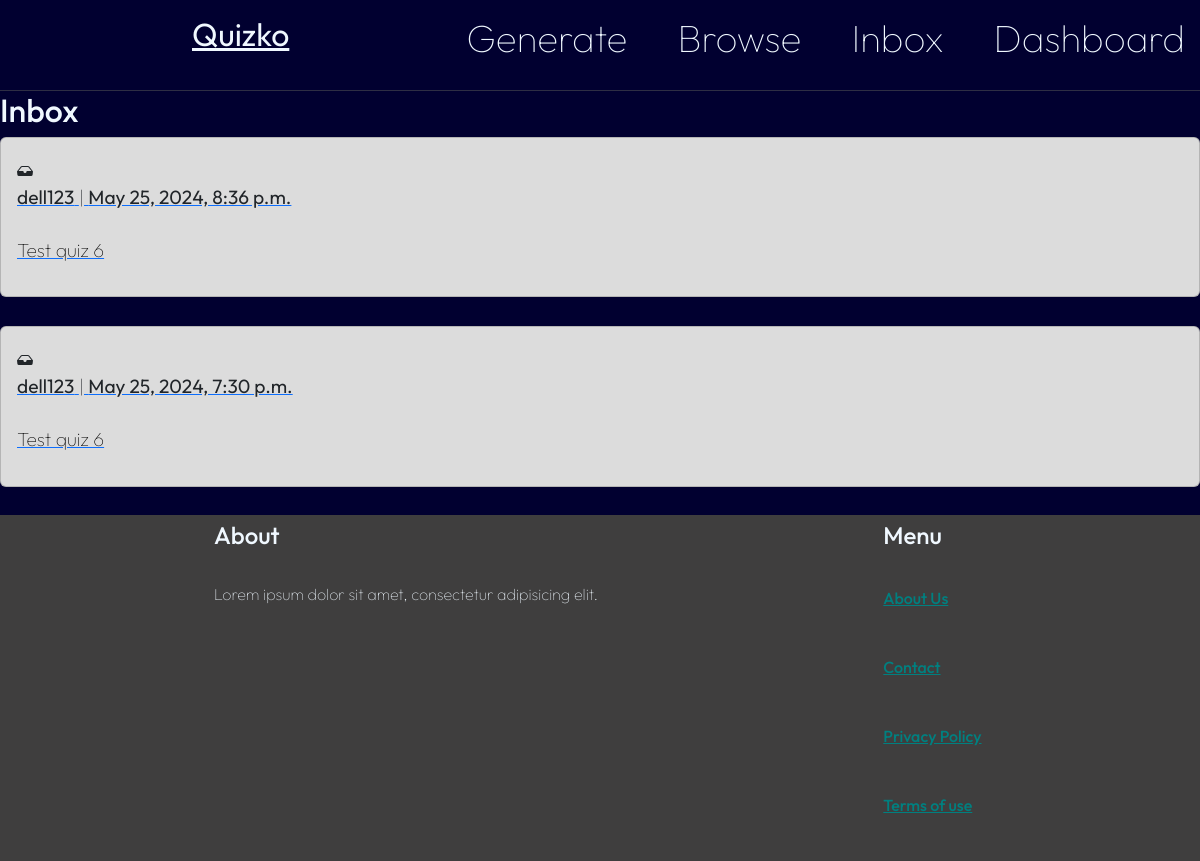
The page /inbox/ (signed in) on the database its author committed.
### conversation/models.py (models this page shows)
class Conversation(models.Model):
  item = models.ForeignKey(Quiz, related_name='conversations', on_delete=models.CASCADE)
  members = models.ManyToManyField(User, related_name='conversations')
  created_at = models.DateTimeField(auto_now_add=True)
  modified_at = models.DateTimeField(auto_now=True)
  class Meta:
    ordering = ('-modified_at',)

### item2/models.py (models this page shows, shortened)
class Quiz(models.Model):
    STATUS_CHOICES = [
        ('ready', 'Ready to use'),
        ('testing', 'Needs testing'),
        ('draft', 'Draft'),
    ]
    title = models.CharField(max_length=255)
    description = models.TextField()
    difficulty = models.CharField(max_length=20)
    time = models.IntegerField(default=0, help_text = "Duration of the quiz in minutes.")
    number_of_questions = models.IntegerField(default=1)
    required_score_to_pass = models.IntegerField(help_text = "required score to pass", default = 0)
    creator = models.ForeignKey(User, on_delete=models.CASCADE)
    created_at = models.DateTimeField(auto_now_add=True)
    status = models.CharField(max_length=20, choices=STATUS_CHOICES, default='draft')
    subject = models.CharField(max_length=100, default='')  # New field for subject
    class Meta:
        verbose_name_plural = 'Quizzes'

### conversation/views.py (the view)
# urls.py: path('inbox/', include('conversation.urls')),
@login_required
def inbox(request):
 conversations = Conversation.objects.filter(members__in=[request.user.id])
 return render(request, 'conversation/inbox.html', {
    'conversations' : conversations
 })

### conversation/templates/conversation/inbox.html (shortened to what this page needs)
{% extends 'core/base.html'%}
{% load static %}
{% block content %}
<link rel="stylesheet" href ="{% static 'homestyles.css'%}">
<div class="contactSection">
    <h2 class="contactTitle">Inbox</h2>
</div>
<div class="space-y-6">
  {% for conversation in conversations %}
   <a href="{% url 'conversation:detail' conversation.id %}">
    <div class="p-6 flex bg-grey-100 rounded-xl">
        <div class="card" style="background-color: gainsboro;">
            <div class="card-body">
                  <br>
              <div>
                {% for member in conversation.members.all %}
                 {% if member != request.user %}
                  <p class="mb-4"><strong>{{ member.username }}</strong> | <b>{{ conversation.modified_at }}</b></p>
                  <p style="color: black;">{{ conversation.item.title }}</p>
                 {% endif %}
                {% endfor %}
              </div>
            </div>
          </div>
    </div>
    <br>
   </a>
  {% endfor %}
</div>
{% endblock %}

### Core/static/base1.css (style rules this page uses)
* { font-family: 'Outfit', sans-serif; }
a { color: aliceblue; font-size: larger; }
p { padding-left: 0; }
body { display: flex; flex-direction: column; min-height: 100vh; margin: 0; }

### Core/static/homestyles.css (style rules this page uses)
* { margin: 0; padding: 0; list-style: none; text-decoration: none; transition: 0.3s; }
body { background-color: #010030; font-family: 'Outfit', sans-serif; font-weight: 100; color: aliceblue; margin: 0; padding: 0; }
a { font-size: larger; }

### rows shown on the page
Conversation: modified_at "May 25, 2024, 8:36 p.m.", item "Test quiz 6"
Conversation: modified_at "May 25, 2024, 7:30 p.m.", item "Test quiz 6"

### other values the page prints
{{ member.username }} "dell123"
